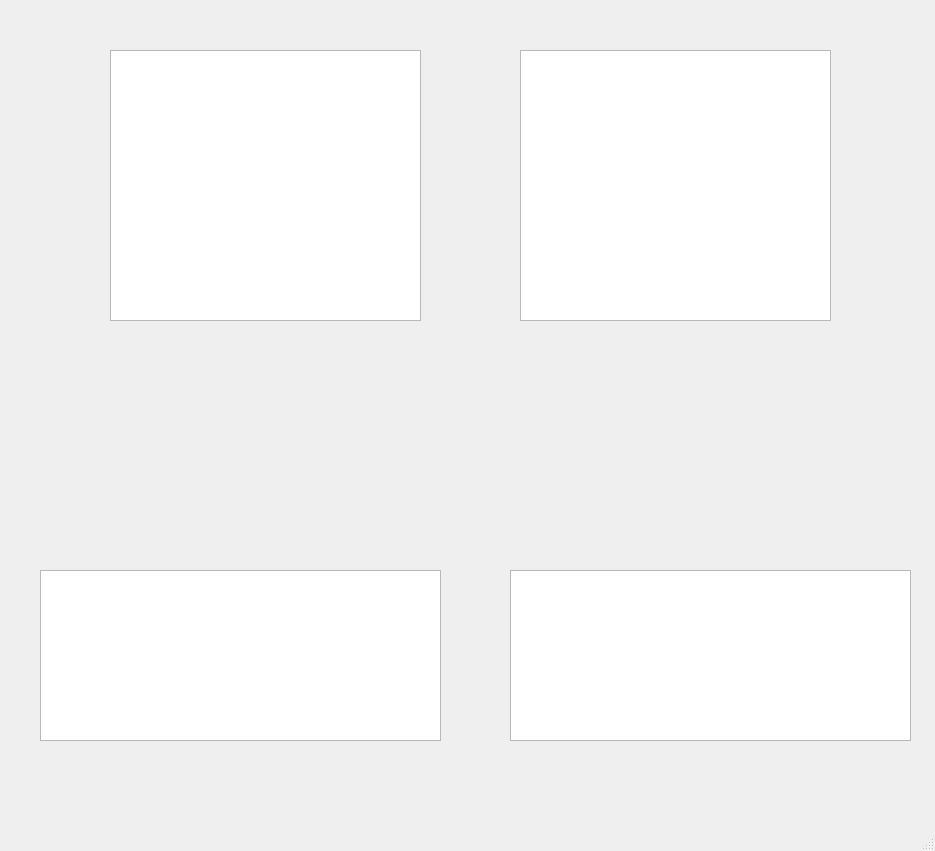
<?xml version="1.0" encoding="UTF-8"?>
<ui version="4.0">
 <class>MainWindow</class>
 <widget class="QMainWindow" name="MainWindow">
  <property name="geometry">
   <rect>
    <x>0</x>
    <y>0</y>
    <width>935</width>
    <height>851</height>
   </rect>
  </property>
  <property name="windowTitle">
   <string>MainWindow</string>
  </property>
  <widget class="QWidget" name="centralwidget">
   <widget class="QTableWidget" name="tableWidget">
    <property name="geometry">
     <rect>
      <x>110</x>
      <y>50</y>
      <width>311</width>
      <height>271</height>
     </rect>
    </property>
   </widget>
   <widget class="QTableWidget" name="tableWidget_2">
    <property name="geometry">
     <rect>
      <x>520</x>
      <y>50</y>
      <width>311</width>
      <height>271</height>
     </rect>
    </property>
   </widget>
   <widget class="QListWidget" name="listWidget">
    <property name="geometry">
     <rect>
      <x>40</x>
      <y>570</y>
      <width>401</width>
      <height>171</height>
     </rect>
    </property>
   </widget>
   <widget class="QListWidget" name="listWidget_2">
    <property name="geometry">
     <rect>
      <x>510</x>
      <y>570</y>
      <width>401</width>
      <height>171</height>
     </rect>
    </property>
   </widget>
  </widget>
  <widget class="QMenuBar" name="menubar">
   <property name="geometry">
    <rect>
     <x>0</x>
     <y>0</y>
     <width>935</width>
     <height>26</height>
    </rect>
   </property>
  </widget>
  <widget class="QStatusBar" name="statusbar"/>
 </widget>
 <resources/>
 <connections/>
</ui>
